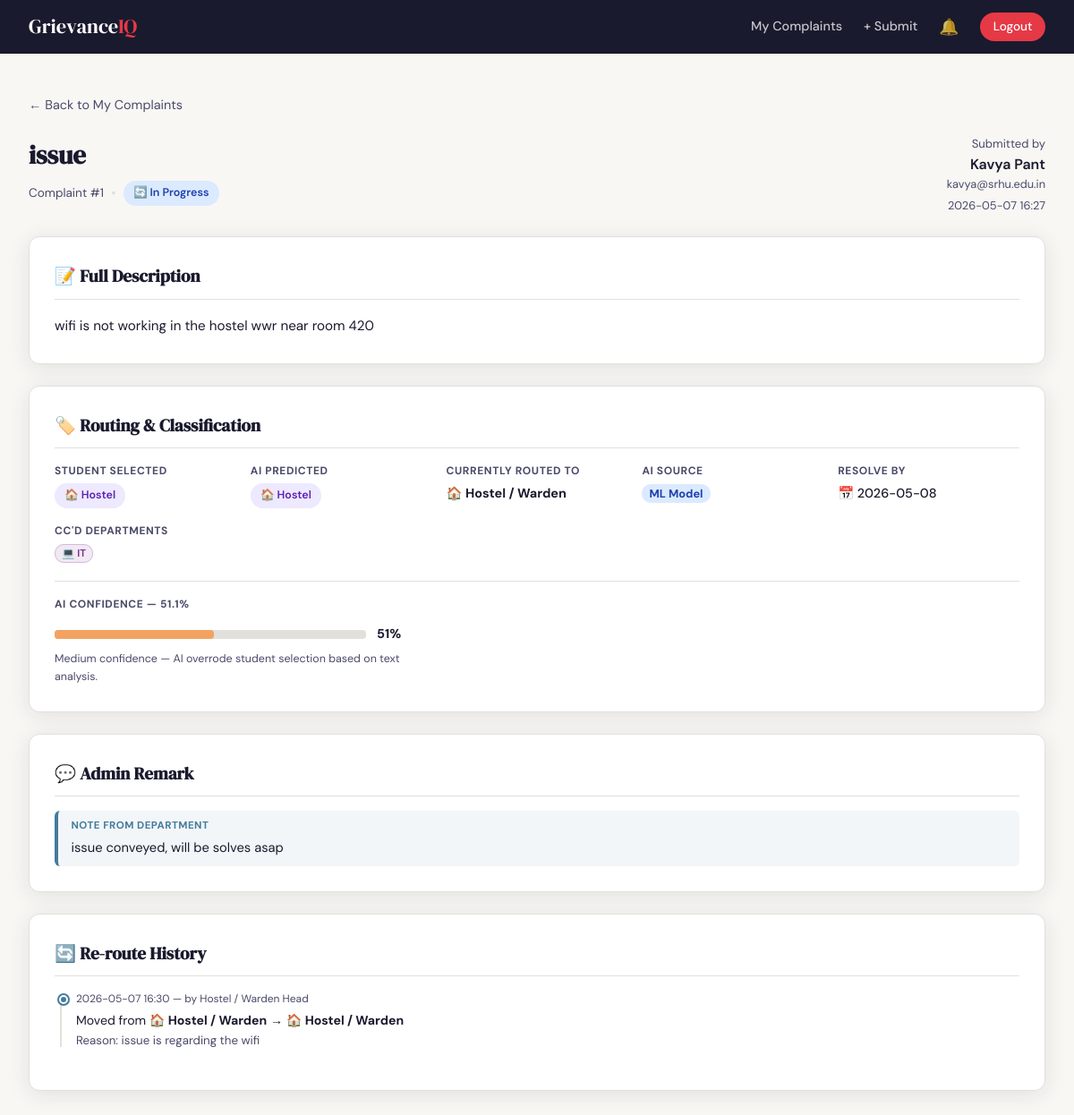
Before: /complaint/1 (signed in) with the older database file.
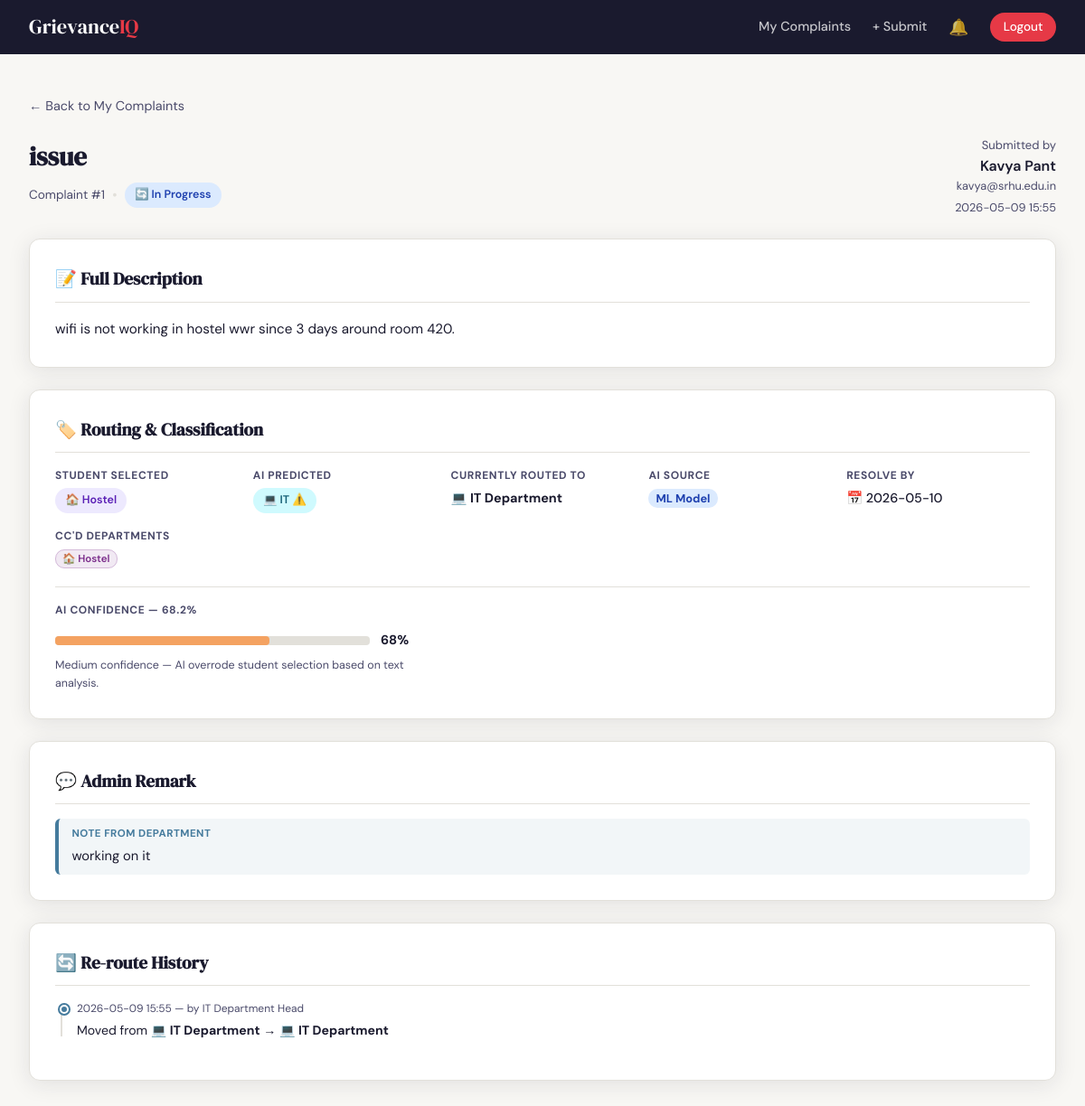
After: the same page with the newer database file.
### tables this page shows
CREATE TABLE complaints (
        id             INTEGER PRIMARY KEY AUTOINCREMENT,
        title          TEXT    NOT NULL,
        description    TEXT    NOT NULL,
        category       TEXT    NOT NULL,
        ai_category    TEXT    NOT NULL,
        ai_confidence  REAL    DEFAULT 0.0,
        ai_source      TEXT    DEFAULT 'keyword_fallback',
        routed_to      TEXT    NOT NULL,
        status         TEXT    NOT NULL DEFAULT 'Pending',
        attachment     TEXT    DEFAULT NULL,
        admin_remark   TEXT    DEFAULT NULL,
        resolve_by     TEXT    DEFAULT NULL,
        is_overdue     INTEGER DEFAULT 0,
        user_id        INTEGER NOT NULL,
        submitted_at   TEXT    NOT NULL,
        FOREIGN KEY(user_id) REFERENCES users(id)
    );

CREATE TABLE users (
        id         INTEGER PRIMARY KEY AUTOINCREMENT,
        name       TEXT    NOT NULL,
        email      TEXT    UNIQUE NOT NULL,
        password   TEXT    NOT NULL,
        role       TEXT    NOT NULL DEFAULT 'student',
        department TEXT    DEFAULT NULL
    );

CREATE TABLE complaint_cc (
        id           INTEGER PRIMARY KEY AUTOINCREMENT,
        complaint_id INTEGER NOT NULL,
        cc_dept      TEXT    NOT NULL,
        FOREIGN KEY(complaint_id) REFERENCES complaints(id)
    );

CREATE TABLE reroute_log (
        id           INTEGER PRIMARY KEY AUTOINCREMENT,
        complaint_id INTEGER NOT NULL,
        from_dept    TEXT    NOT NULL,
        to_dept      TEXT    NOT NULL,
        rerouted_by  INTEGER NOT NULL,
        rerouted_at  TEXT    NOT NULL,
        note         TEXT    DEFAULT '',
        FOREIGN KEY(complaint_id) REFERENCES complaints(id),
        FOREIGN KEY(rerouted_by) REFERENCES users(id)
    );

### app.py (the view, shortened to what this page needs)
@app.route('/complaint/<int:cid>')
def complaint_detail(cid):
    if 'user_id' not in session:
        return redirect(url_for('login'))
    conn = get_db()
    c = conn.execute(
        '''SELECT c.*, u.name as student_name, u.email as student_email
           FROM complaints c JOIN users u ON c.user_id=u.id WHERE c.id=?''', (cid,)
    ).fetchone()
    if not c:
        flash('Complaint not found.', 'error')
        conn.close()
        return redirect(url_for('student_dashboard'))
    role = session['user_role']
    if role == 'student' and c['user_id'] != session['user_id']:
        flash('Access denied.', 'error')
        conn.close()
        return redirect(url_for('student_dashboard'))
    reroutes = conn.execute(
        '''SELECT r.*, u.name as done_by_name
           FROM reroute_log r JOIN users u ON r.rerouted_by=u.id
           WHERE r.complaint_id=? ORDER BY r.rerouted_at ASC''', (cid,)
    ).fetchall()
    cc_rows  = conn.execute(
        'SELECT cc_dept FROM complaint_cc WHERE complaint_id=?', (cid,)
    ).fetchall()
    cc_depts = [r['cc_dept'] for r in cc_rows]
    conn.close()
    return render_template('complaint_detail.html',
        c=c, reroutes=reroutes, cc_depts=cc_depts,
        departments=DEPARTMENTS, role=role)

### app.py (called while the page is built)
def get_db():
    conn = sqlite3.connect('grievance.db')
    conn.row_factory = sqlite3.Row
    return conn

def get_unread_count(user_id):
    conn = get_db()
    row  = conn.execute(
        'SELECT COUNT(*) as cnt FROM notifications WHERE user_id=? AND is_read=0', (user_id,)
    ).fetchone()
    conn.close()
    return row['cnt'] if row else 0

@app.context_processor
def inject_globals():
    count = 0
    if session.get('user_id') and session.get('user_role') == 'student':
        count = get_unread_count(session['user_id'])
    return dict(unread_count=count, departments=DEPARTMENTS)

### templates/complaint_detail.html (shortened to what this page needs)
{% extends "base.html" %}
{% block content %}
<div class="page">
    <div style="margin-bottom:1.25rem;">
        {% if role == 'student' %}
            <a href="{{ url_for('student_dashboard') }}" style="color:var(--ink-soft);text-decoration:none;font-size:.9rem;">← Back to My Complaints</a>
        {% else %}
            <a href="{{ url_for('admin_dashboard') }}" style="color:var(--ink-soft);text-decoration:none;font-size:.9rem;">← Back to Dashboard</a>
        {% endif %}
    </div>
    <div style="display:flex;align-items:flex-start;justify-content:space-between;flex-wrap:wrap;gap:1rem;margin-bottom:1.5rem;">
        <div>
            <h1 class="page-title" style="margin-bottom:.4rem;">{{ c.title }}</h1>
            <div style="display:flex;gap:.5rem;flex-wrap:wrap;align-items:center;">
                <span style="font-size:.85rem;color:var(--ink-soft);">Complaint #{{ c.id }}</span>
                <span style="color:var(--border);">•</span>
                {% if c.status == 'Pending' %}<span class="badge badge-pending">⏳ Pending</span>
                {% elif c.status == 'In Progress' %}<span class="badge badge-progress">🔄 In Progress</span>
                {% else %}<span class="badge badge-resolved">✅ Resolved</span>{% endif %}
            </div>
        </div>
        <div style="text-align:right;">
            <div style="font-size:.82rem;color:var(--ink-soft);">Submitted by</div>
            <div style="font-weight:600;">{{ c.student_name }}</div>
            <div style="font-size:.8rem;color:var(--ink-soft);">{{ c.student_email }}</div>
            <div style="font-size:.8rem;color:var(--ink-soft);margin-top:.2rem;">{{ c.submitted_at }}</div>
        </div>
    </div>
    <div class="detail-section">
        <h2>📝 Full Description</h2>
        <p style="font-size:.95rem;line-height:1.8;white-space:pre-wrap;color:var(--ink);">{{ c.description }}</p>
    </div>
    <div class="detail-section">
        <h2>🏷️ Routing & Classification</h2>
        <div class="detail-grid">
            <div class="detail-item">
                <label>Student Selected</label>
                <p>
                    <span class="badge badge-{{ c.category|lower }}">
                        {% if c.category in departments %}{{ departments[c.category].icon }}{% endif %}
                        {{ c.category }}
                    </span>
                </p>
            </div>
            <div class="detail-item">
                <label>AI Predicted</label>
                <p>
                    <span class="badge badge-{{ c.ai_category|lower }}">
                        {% if c.ai_category in departments %}{{ departments[c.ai_category].icon }}{% endif %}
                        {{ c.ai_category }}
                        {% if c.category != c.ai_category and c.category != 'Other' %}⚠️{% endif %}
                    </span>
                </p>
            </div>
            <div class="detail-item">
                <label>Currently Routed To</label>
                <p>
                    <span style="font-weight:700;">
                        {% if c.routed_to in departments %}{{ departments[c.routed_to].icon }}{% endif %}
                        {{ departments[c.routed_to].label if c.routed_to in departments else c.routed_to }}
                    </span>
                </p>
            </div>
            <div class="detail-item">
                <label>AI Source</label>
                <p>
                    {% if c.ai_source == 'ml_model' %}
                        <span style="background:#dbeafe;color:#1e40af;font-size:.8rem;padding:2px 8px;border-radius:10px;font-weight:700;">ML Model</span>
                    {% else %}
                        <span style="background:#f3f4f6;color:#6b7280;font-size:.8rem;padding:2px 8px;border-radius:10px;font-weight:700;">Keyword Fallback</span>
                    {% endif %}
                </p>
            </div>
            {% if c.resolve_by %}
            <div class="detail-item">
                <label>Resolve By</label>
                <p class="{% if c.is_overdue %}overdue-date{% endif %}">📅 {{ c.resolve_by }}</p>
            </div>
            {% endif %}
            {% if cc_depts %}
            <div class="detail-item">
                <label>CC'd Departments</label>
                <p>
                    {% for dept in cc_depts %}
                        <span class="badge-cc-dept">{{ departments[dept].icon }} {{ dept }}</span>
                    {% endfor %}
                </p>
            </div>
            {% endif %}
        </div>
        <div style="margin-top:1.25rem;padding-top:1rem;border-top:1px solid var(--border);">
            <div style="font-size:.75rem;font-weight:700;color:var(--ink-soft);text-transform:uppercase;letter-spacing:.05em;margin-bottom:.75rem;">
                AI Confidence — {{ "%.1f"|format(c.ai_confidence * 100) }}%
            </div>
            <div style="max-width:400px;">
                <div style="display:flex;align-items:center;gap:.75rem;">
                    <div style="flex:1;background:var(--border);border-radius:4px;height:10px;">
                        <div style="width:{{ [c.ai_confidence*100, 100]|min }}%;height:10px;border-radius:4px;
                            background:{% if c.ai_confidence >= 0.75 %}#10b981{% elif c.ai_confidence >= 0.5 %}#f4a261{% else %}#e63946{% endif %};">
                        </div>
                    </div>
                    <span style="font-weight:700;font-size:.9rem;width:40px;">{{ "%.0f"|format(c.ai_confidence*100) }}%</span>
                </div>
                <div style="font-size:.78rem;color:var(--ink-soft);margin-top:.4rem;">
                    {% if c.ai_confidence >= 0.75 %}High confidence — AI is very certain about this classification.
                    {% elif c.ai_confidence >= 0.45 %}Medium confidence — AI overrode student selection based on text analysis.
                    {% else %}Low confidence — complaint was routed based on student's selection.{% endif %}
                </div>
            </div>
        </div>
    </div>
    {% if c.admin_remark %}
    <div class="detail-section">
        <h2>💬 Admin Remark</h2>
        <div class="admin-remark-box" style="margin-top:0;">
            <span class="remark-label">Note from department</span>
            <p style="font-size:.92rem;color:var(--ink);margin-top:.25rem;">{{ c.admin_remark }}</p>
        </div>
    </div>
    {% endif %}
    {% if reroutes %}
    <div class="detail-section">
        <h2>🔄 Re-route History</h2>
        <ul class="timeline">
            {% for r in reroutes %}
            <li>
                <div class="timeline-time">{{ r.rerouted_at }} — by {{ r.done_by_name }}</div>
                <div class="timeline-text">
                    Moved from
                    <strong>{{ departments[r.from_dept].icon if r.from_dept in departments else '' }} {{ departments[r.from_dept].label if r.from_dept in departments else r.from_dept }}</strong>
                    →
                    <strong>{{ departments[r.to_dept].icon if r.to_dept in departments else '' }} {{ departments[r.to_dept].label if r.to_dept in departments else r.to_dept }}</strong>
                    {% if r.note %}
                        <br><span style="color:var(--ink-soft);font-size:.83rem;">Reason: {{ r.note }}</span>
                    {% endif %}
                </div>
            </li>
            {% endfor %}
        </ul>
    </div>
    {% else %}
    <div class="detail-section">
        <h2>🔄 Re-route History</h2>
        <p style="color:var(--ink-soft);font-size:.9rem;">No re-routes — complaint went directly to {{ departments[c.routed_to].label if c.routed_to in departments else c.routed_to }}.</p>
    </div>
    {% endif %}
</div>
{% endblock %}

### templates/base.html (shortened to what this page needs)
<!DOCTYPE html>
<html lang="en">
<head>
</head>
<body>
<nav>
    <div style="display:flex; align-items:center;">
        <a class="nav-brand" href="#">Grievance<span>IQ</span></a>
    </div>
    <div class="nav-links">
        {% if session.user_role == 'student' %}
            <a href="{{ url_for('student_dashboard') }}">My Complaints</a>
            <a href="{{ url_for('submit_complaint') }}">+ Submit</a>
            <div class="bell-wrap">
                <a href="{{ url_for('notifications') }}" title="Notifications">🔔</a>
            </div>
            <a href="{{ url_for('logout') }}" class="nav-pill">Logout</a>
        {% elif session.user_role in ('admin', 'superadmin') %}
            <a href="{{ url_for('admin_dashboard') }}">Dashboard</a>
            <a href="{{ url_for('logout') }}" class="nav-pill">Logout</a>
        {% else %}
            <a href="{{ url_for('login') }}">Login</a>
            <a href="{{ url_for('signup') }}" class="nav-pill">Sign Up</a>
        {% endif %}
    </div>
</nav>
<div class="flash-container">
</div>
{% block content %}{% endblock %}
</body>
</html>

### templates/base.html (style rules this page uses)
*, *::before, *::after { box-sizing: border-box; margin: 0; padding: 0; }
:root { --ink: #1a1a2e; --ink-soft: #4a4a6a; --surface: #f8f7f4; --white: #ffffff; --accent: #e63946; --accent2: #457b9d; --accent3: #2a9d8f; --warn: #f4a261; --border: #e2e0da; --shadow: 0 4px 24px rgba(26,26,46,.10); --radius: 12px; }
body { font-family: 'DM Sans', sans-serif; background: var(--surface); color: var(--ink); min-height: 100vh; line-height: 1.6; }
nav { background: var(--ink); padding: 0 2rem; display: flex; align-items: center; justify-content: space-between; height: 60px; position: sticky; top: 0; z-index: 100; }
.nav-brand { font-family: 'DM Serif Display', serif; font-size: 1.4rem; color: var(--white); text-decoration: none; }
.nav-brand span { color: var(--accent); }
.nav-links { display: flex; gap: 1.5rem; align-items: center; }
.nav-links a { color: rgba(255,255,255,.75); text-decoration: none; font-size: .9rem; font-weight: 500; transition: color .2s; }
.nav-pill { background: var(--accent); color: var(--white) !important; padding: .3rem .9rem; border-radius: 20px; font-size: .85rem !important; }
.bell-wrap { position: relative; display: inline-flex; align-items: center; }
.bell-wrap a { font-size: 1.1rem; color: rgba(255,255,255,.75); text-decoration: none; transition: color .2s; }
.flash-container { padding: .75rem 2rem 0; }
.page { padding: 2rem; max-width: 1200px; margin: 0 auto; }
.badge { display: inline-block; padding: .25rem .7rem; border-radius: 20px; font-size: .78rem; font-weight: 600; }
.badge-progress { background: #dbeafe; color: #1e40af; }
.badge-hostel { background: #ede9fe; color: #5b21b6; }
.badge-it { background: #cffafe; color: #155e75; }
label { display: block; font-size: .88rem; font-weight: 600; margin-bottom: .4rem; }
.page-title { font-family: 'DM Serif Display', serif; font-size: 1.8rem; color: var(--ink); margin-bottom: .25rem; }
.admin-remark-box { background: rgba(69,123,157,.07); border-left: 4px solid var(--accent2); border-radius: 6px; padding: .5rem .9rem; margin-top: .35rem; }
.remark-label { font-size: .72rem; font-weight: 700; color: var(--accent2); text-transform: uppercase; letter-spacing: .04em; display: block; margin-bottom: .15rem; }
.badge-cc-dept { background: rgba(123,45,139,.10); color: #7b2d8b; border: 1px solid rgba(123,45,139,.25); font-size: .72rem; padding: 2px 7px; border-radius: 10px; margin-right: 3px; font-weight: 600; }
.detail-section { background: var(--white); border: 1px solid var(--border); border-radius: var(--radius); box-shadow: var(--shadow); padding: 1.75rem; margin-bottom: 1.5rem; }
.detail-section h2 { font-family: 'DM Serif Display', serif; font-size: 1.2rem; margin-bottom: 1rem; padding-bottom: .6rem; border-bottom: 1px solid var(--border); }
.detail-grid { display: grid; grid-template-columns: repeat(auto-fit, minmax(200px, 1fr)); gap: 1rem; }
.detail-item label { font-size: .75rem; font-weight: 700; color: var(--ink-soft); text-transform: uppercase; letter-spacing: .05em; margin-bottom: .2rem; }
.detail-item p { font-size: .9rem; color: var(--ink); font-weight: 500; }
.timeline { list-style: none; position: relative; padding-left: 1.5rem; }
.timeline::before { content:''; position:absolute; left:6px; top:4px; bottom:4px; width:2px; background: var(--border); }
.timeline li { position: relative; margin-bottom: 1rem; }
.timeline li::before { content:''; position:absolute; left:-1.2rem; top:5px; width:10px; height:10px; border-radius:50%; background: var(--accent2); border: 2px solid var(--white); box-shadow: 0 0 0 2px var(--accent2); }
.timeline-time { font-size: .75rem; color: var(--ink-soft); margin-bottom: .15rem; }
.timeline-text { font-size: .88rem; color: var(--ink); }

Changed rows visible on the page:
changed complaints "issue": submitted_at "2026-05-07 16:27" → "2026-05-09 15:55"; description "wifi is not working in the hostel wwr near room 420" → "wifi is not working in hostel wwr since 3 days around room 420."; ai_category "🏠" → "💻"; ai_category "Hostel" → "IT"; routed_to "🏠" → "💻"; routed_to "Hostel / Warden" → "IT Department"; resolve_by "2026-05-08" → "2026-05-10"; c.ai_confidence*100 "51.1" → "68.2"; ai_confidence 0.511492 → 0.681645 (drawn); c.ai_confidence*100 "51" → "68"; admin_remark "issue conveyed, will be solves asap" → "working on it"
changed complaint_cc: cc_dept "💻" → "🏠"; cc_dept "IT" → "Hostel"
changed reroute_log: rerouted_at "2026-05-07 16:30" → "2026-05-09 15:55"; done_by_name "Hostel / Warden Head" → "IT Department Head"; from_dept "🏠" → "💻"; from_dept "Hostel / Warden" → "IT Department"; to_dept "🏠" → "💻"; to_dept "Hostel / Warden" → "IT Department"; note "issue is regarding the wifi" → (not shown)
